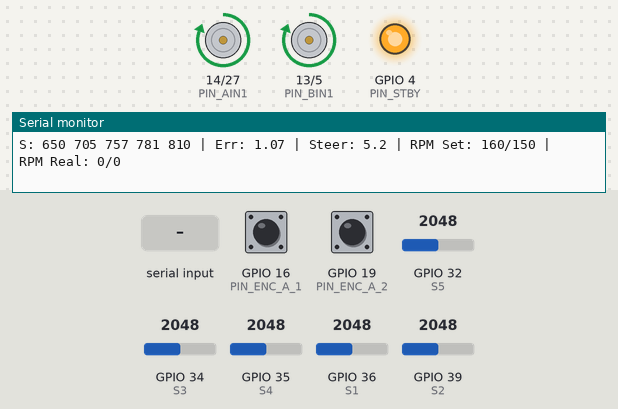
A sketch run on a simulated ESP32. On the bench: motor-driver pin pairs drawn as motors (green arrow = first pin HIGH = forward, orange = second pin HIGH = backward, longer = more drive, scaled by the enable pin, stopped while the standby pin is LOW), output pins drawn as LEDs (lit = HIGH), the last lines printed to the serial monitor. The inputs (shaded band) are chosen by the test bench; at power-on: GPIO 32 (S5) = 2048, GPIO 36 (S1) = 2048, GPIO 16 (PIN_ENC_A_1) HIGH, GPIO 19 (PIN_ENC_A_2) HIGH, GPIO 34 (S3) = 2048, GPIO 35 (S4) = 2048, GPIO 39 (S2) = 2048 (analog values on the 0–4095 scale).

Above: at 1.4 s.
1.5 s: "90,45\n" received over Serial
At 1.66 s:
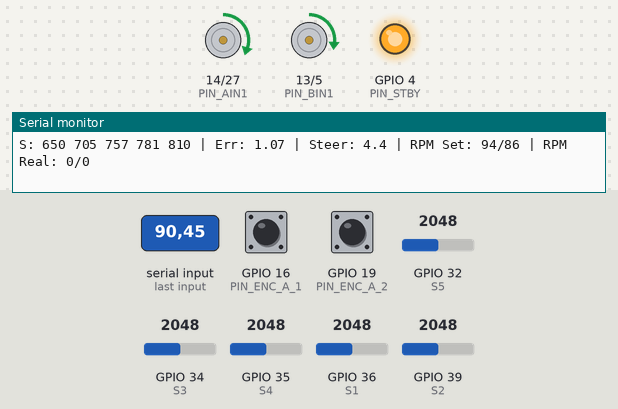
4.5 s: "30,150\n" received over Serial
At 5.47 s:
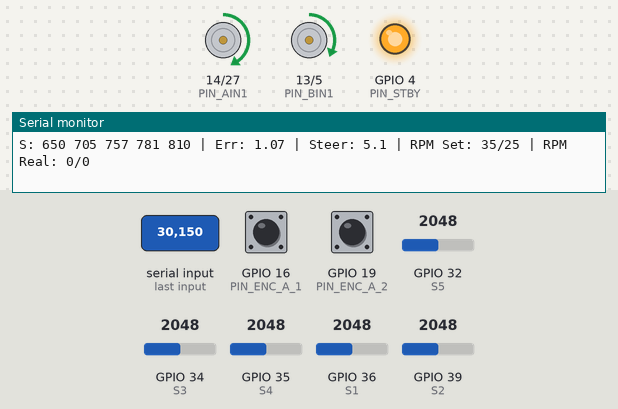
7.5 s: "5\n" received over Serial
At 7.68 s:
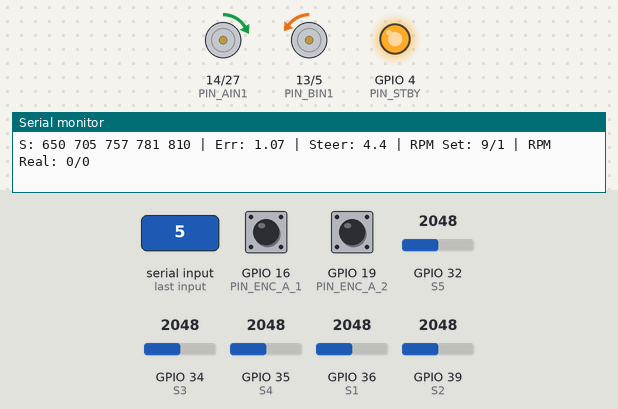
10.5 s: GPIO 32 (S5) set to 2866
At 10.69 s:
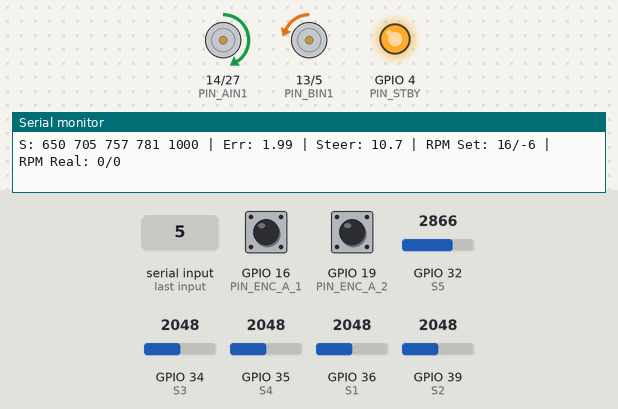
13.5 s: GPIO 32 (S5) set to 122
16.5 s: GPIO 36 (S1) set to 3972
Timing chart, 0 to 22.2 s (numbered marks = the images above; inputs shaded):
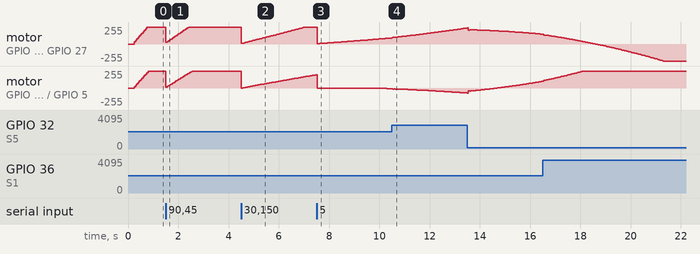

The sketch:

test_robot-2.ino
```cpp
/*
 * ESP32 - BỘ ĐIỀU KHIỂN ROBOT BÁM LINE (CẬP NHẬT PID VÒNG NGOÀI)
 * ==============================================================
 * HỆ THỐNG ĐIỀU KHIỂN XẾP TẦNG (CASCADE CONTROL)
 *
 * 1. Vòng ngoài (PID - Bám line):
 * - Input: err_line (từ cảm biến)
 * - Output: steering_adjustment (điều chỉnh tốc độ)
 *
 * 2. Vòng trong (PI - Tốc độ):
 * - Input: rpm_set (tính từ vòng ngoài)
 * - Output: PWM động cơ
 */

#include <Arduino.h>

// ===== PIN MAP (ĐỘNG CƠ) =====
const int PIN_AIN1 = 14;
const int PIN_AIN2 = 27;
const int PIN_PWMA = 25;
const int PIN_ENC_A_1 = 16;
const int PIN_ENC_B_1 = 17;

const int PIN_BIN1 = 13;
const int PIN_BIN2 = 5;
const int PIN_PWMB = 26;
const int PIN_ENC_A_2 = 19;
const int PIN_ENC_B_2 = 18;

const int PIN_STBY = 4;

// ===== PIN MAP (CẢM BIẾN LINE) =====
const int S1 = 36;
const int S2 = 39;
const int S3 = 34;
const int S4 = 35;
const int S5 = 32;

// ===== PWM (LEDC) =====
const int PWM_FREQ = 20000;
const int PWM_RES  = 10;
const double PWM_MAX = (1<<PWM_RES) - 1; // 1023

// ===== ENCODER / TỐC ĐỘ =====
const int   CPR = 390;
const float SPEED_DT_MS = 50;

// ===== CẢM BIẾN LINE =====
int rawMin[5] = {83, 59, 43, 43, 37};
int rawMax[5] = {3106, 2877, 2691, 2607, 2517};
int weight[5] = {-20, -10, 0, 10, 20};
int norm_sensor[5];
double err_line = 0.0;
double last_err_line = 0.0;

// ===== BỘ ĐIỀU KHIỂN TỐC ĐỘ (VÒNG TRONG - PI) =====
double rpm_meas_1 = 0.0;
double rpm_meas_2 = 0.0;

// Tune riêng cho động cơ (Vòng trong)
double Kp_1 = 0.19; double Ki_1 = 11; double integ_1 = 0.0;
double Kp_2 = 0.2;  double Ki_2 = 11; double integ_2 = 0.0;

// ===== BỘ ĐIỀU KHIỂN BÁM LINE (VÒNG NGOÀI - PID) =====
double base_rpm = 155.0;

// --- PID Vòng Ngoài (Tune cái này để bám vạch mượt) ---
double Kp_line = 4;   // P: Phản ứng nhanh với lỗi
double Ki_line = 0.75;  // I: Khử sai số tĩnh (giúp bám sát tâm khi cua), để nhỏ thôi!
double Kd_line = 1.5;   // D: Giảm rung lắc (quan trọng)

double integ_line = 0.0; // Tích phân lỗi line

// ===== Biến encoder =====
volatile long encCount1 = 0; long lastEnc1 = 0;
volatile long encCount2 = 0; long lastEnc2 = 0;
unsigned long lastSpeedMs = 0;

// ===== Nhập lệnh Serial =====
String inLine; bool haveLine = false;

// ---------- ISR ----------
void IRAM_ATTR encISR1() { if (digitalRead(PIN_ENC_B_1)) encCount1++; else encCount1--; }
void IRAM_ATTR encISR2() { if (digitalRead(PIN_ENC_B_2)) encCount2++; else encCount2--; }

// ---------- Điều khiển TB6612 ----------
static inline void motor1Brake() { digitalWrite(PIN_AIN1, LOW); digitalWrite(PIN_AIN2, LOW); ledcWrite(PIN_PWMA, 0); }
static inline void motor1Drive(int signed_pwm) {
  int mag = constrain(abs(signed_pwm), 0, (int)PWM_MAX);
  if      (signed_pwm > 0) { digitalWrite(PIN_AIN1, HIGH); digitalWrite(PIN_AIN2, LOW); ledcWrite(PIN_PWMA, mag); }
else if (signed_pwm < 0) { digitalWrite(PIN_AIN1, LOW);  digitalWrite(PIN_AIN2, HIGH); ledcWrite(PIN_PWMA, mag); }
  else { motor1Brake(); }
}

static inline void motor2Brake() { digitalWrite(PIN_BIN1, LOW); digitalWrite(PIN_BIN2, LOW); ledcWrite(PIN_PWMB, 0); }
static inline void motor2Drive(int signed_pwm) {
  int mag = constrain(abs(signed_pwm), 0, (int)PWM_MAX);
  if      (signed_pwm > 0) { digitalWrite(PIN_BIN1, HIGH); digitalWrite(PIN_BIN2, LOW); ledcWrite(PIN_PWMB, mag); }
  else if (signed_pwm < 0) { digitalWrite(PIN_BIN1, LOW);  digitalWrite(PIN_BIN2, HIGH); ledcWrite(PIN_PWMB, mag); }
  else { motor2Brake(); }
}

static inline void motorStandby(bool en) { digitalWrite(PIN_STBY, en ? HIGH : LOW); }
static inline void motorBrake() { motor1Brake(); motor2Brake(); }

// ---------- HÀM CẢM BIẾN LINE ----------
int clampMap(int x, int in_min, int in_max, int out_min, int out_max) {
  if (x <= in_min) return out_min;
  if (x >= in_max) return out_max;
  long v = (long)(x - in_min) * (out_max - out_min) / (in_max - in_min) + out_min;
  return (int)v;
}

double lineErr_Cal(int sensor[5]) {
    long sumWeight = 0;
    long sumValue = 0;
    for (int i = 0; i < 5; i++) {
        sumWeight += (long)sensor[i] * weight[i];
        sumValue  += sensor[i];
    }
    if (sumValue == 0) return last_err_line;
    return (double)sumWeight / sumValue;
}

void setup() {
  Serial.begin(115200);
  delay(200);
  analogReadResolution(12);

  pinMode(PIN_STBY, OUTPUT);
  pinMode(PIN_AIN1, OUTPUT); pinMode(PIN_AIN2, OUTPUT); pinMode(PIN_ENC_A_1, INPUT); pinMode(PIN_ENC_B_1, INPUT);
  pinMode(PIN_BIN1, OUTPUT); pinMode(PIN_BIN2, OUTPUT); pinMode(PIN_ENC_A_2, INPUT); pinMode(PIN_ENC_B_2, INPUT);

  ledcAttach(PIN_PWMA, PWM_FREQ, PWM_RES);
  ledcAttach(PIN_PWMB, PWM_FREQ, PWM_RES);

  attachInterrupt(digitalPinToInterrupt(PIN_ENC_A_1), encISR1, RISING);
  attachInterrupt(digitalPinToInterrupt(PIN_ENC_A_2), encISR2, RISING);

  motorStandby(true);
  motorBrake();
  lastSpeedMs = millis();
  Serial.println(F("Ready (Cascade PID: Line PID -> Speed PI). Type base RPM."));
}

void loop() {
  // ---- NHẬN LỆNH TỪ SERIAL ----
  while (Serial.available()) {
    char c = (char)Serial.read();
    if (c=='\n' || c=='\r') { if (inLine.length()) haveLine = true; } else { inLine += c; }
  }
  if (haveLine) {
    inLine.trim();
    base_rpm = (double) inLine.toInt();
    inLine = ""; haveLine = false;

    // Reset toàn bộ tích phân khi đổi tốc độ để tránh giật
    integ_1 = 0.0; integ_2 = 0.0;
    integ_line = 0.0; // <--- Reset I vòng ngoài
    last_err_line = 0.0;
    Serial.print("Base RPM set to: "); Serial.println(base_rpm);
  }

  // ---- VÒNG ĐIỀU KHIỂN CHÍNH ----
  unsigned long now = millis();
  if (now - lastSpeedMs >= SPEED_DT_MS) {
    float dt = (now - lastSpeedMs) / 1000.0f;
    lastSpeedMs = now;

    // ==========================================================
// === VÒNG NGOÀI: ĐỌC SENSOR VÀ TÍNH PID HƯỚNG ===
    // ==========================================================
    int s_raw[5] = {analogRead(S1), analogRead(S2), analogRead(S3), analogRead(S4), analogRead(S5)};
    for (int i = 0; i < 5; i++) norm_sensor[i] = clampMap(s_raw[i], rawMin[i], rawMax[i], 0, 1000);

    err_line = lineErr_Cal(norm_sensor);

    // --- Tính toán PID cho Line ---
    // 1. Proportional
    double P_term = Kp_line * err_line;

    // 2. Integral (Mới thêm)
    integ_line += err_line * dt;
    // Anti-windup cho vòng ngoài (quan trọng): Giới hạn tích phân
    // Nếu không giới hạn, khi mất line integ sẽ tăng vô tận làm xe quay vòng tròn
    integ_line = constrain(integ_line, -50.0, 50.0);
    double I_term = Ki_line * integ_line;

    // 3. Derivative
    double deriv_line = (err_line - last_err_line) / dt;
    double D_term = Kd_line * deriv_line;

    // Tổng hợp tín hiệu điều khiển lái
    double steering_adjustment = P_term + I_term + D_term;
    last_err_line = err_line;

    // Tính setpoint cho 2 bánh
    double rpm_set_1 = base_rpm + steering_adjustment;
    double rpm_set_2 = base_rpm - steering_adjustment;

    // ==========================================================
    // === VÒNG TRONG: ĐIỀU KHIỂN TỐC ĐỘ (PI) ===
    // ==========================================================
    long cnt1 = encCount1; long dp1 = cnt1 - lastEnc1; lastEnc1 = cnt1;
    rpm_meas_1 = (dp1 / dt) * 60.0 / CPR;

    long cnt2 = encCount2; long dp2 = cnt2 - lastEnc2; lastEnc2 = cnt2;
    rpm_meas_2 = (dp2 / dt) * 60.0 / CPR;

    // Motor 1 (Trái)
    double e1 = rpm_set_1 - rpm_meas_1;
    integ_1 += e1 * Ki_1 * dt;
    integ_1 = constrain(integ_1, -PWM_MAX, PWM_MAX);
    double u1 = Kp_1 * e1 + integ_1;
    motor1Drive((int)u1);

    // Motor 2 (Phải)
    double e2 = rpm_set_2 - rpm_meas_2;
    integ_2 += e2 * Ki_2 * dt;
    integ_2 = constrain(integ_2, -PWM_MAX, PWM_MAX);
    double u2 = Kp_2 * e2 + integ_2;
    motor2Drive((int)u2);

// ==========================================================
// === FEEDBACK SERIAL ===
// ==========================================================

Serial.print("S: ");
Serial.print(norm_sensor[0]); Serial.print(" ");
Serial.print(norm_sensor[1]); Serial.print(" ");
Serial.print(norm_sensor[2]); Serial.print(" ");
Serial.print(norm_sensor[3]); Serial.print(" ");
Serial.print(norm_sensor[4]);

Serial.print(" | Err: ");   Serial.print(err_line, 2);
Serial.print(" | Steer: "); Serial.print(steering_adjustment, 1);
Serial.print(" | RPM Set: ");
Serial.print(rpm_set_1, 0); Serial.print("/");
Serial.print(rpm_set_2, 0);
Serial.print(" | RPM Real: ");
Serial.print(rpm_meas_1, 0); Serial.print("/");
Serial.println(rpm_meas_2, 0);

  }
}
```
